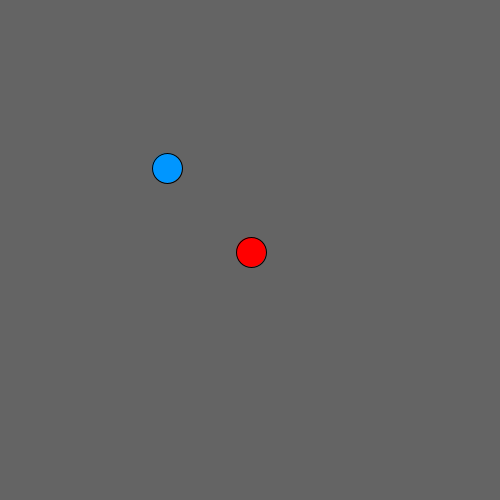
Frame 1 (no input)
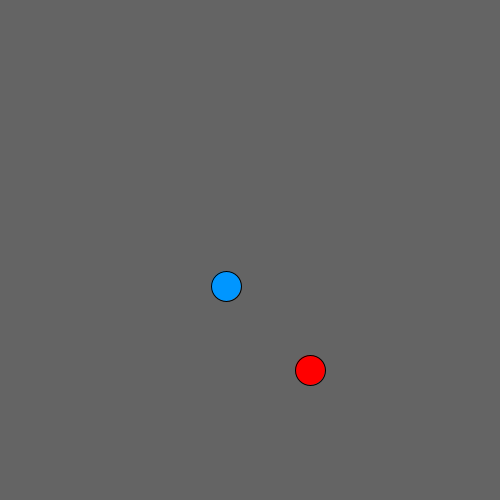
Frame 60 (the mouse pressed at the canvas centre just before this capture)
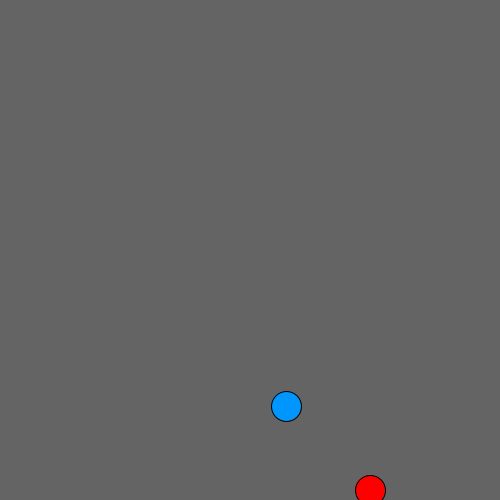
Frame 120 (the mouse held since frame 60 and released just before this capture)

The Processing sketch that drew these frames (run headless with seeded random() and noise(); from frame 60 on, the mouse is pressed at the canvas centre):

// Processing sketch: ej2
// ── ej2.pde
class Pelota {
  PVector vel = new PVector(1,2);
  PVector acel = new PVector(0,0);
  PVector pos;

  Pelota(float x, float y) {
    pos = new PVector(x,y);
  }

  void dibujar() {
    circle(pos.x,pos.y,30);
  }

  void mover() {
    vel.add(acel);
    acel.mult(0);
    vel.limit(5);
    pos.add(vel);

    if (pos.x > width || pos.x < 0) {
      vel.x *= -1;
    }

    if (pos.y > height || pos.y < 0) {
      vel.y *= -1;
    }
  }

  void apuntar(float dx, float dy) {
    PVector b = new PVector(dx,dy);
    PVector r = b.copy();
    r.sub(pos);
    r.normalize();
    r.mult(0.2);
  }

  void acercar(PVector otro) {
    PVector dir = otro.copy();
    dir.sub(pos);
    dir.normalize();
    dir.mult(0.1);

  }
}

Pelota p1, p2;

PVector rot = new PVector(1,1);

void setup() {
  size(500,500);

  p1 = new Pelota(width/2,height/2);
  p2 = new Pelota(width/3,height/3);
}

void draw() {
  background(100);

  rot.rotate(PI/180);

  p2.acercar(p1.pos);
  p1.mover();
  p2.mover();

  fill(255,0,0);
  p1.dibujar();

  fill(0,150,255);
  p2.dibujar();
}
